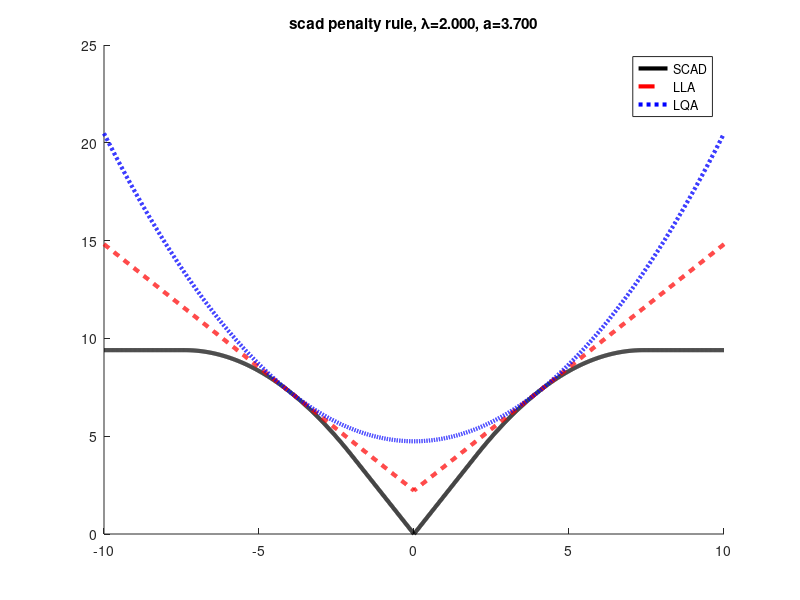

Write MATLAB code to recreate this figure. (Note: this script raises an error after producing the figure.)
%% LLA and LQA approximation - fig 1 of Zou & Li 2008
%
%%
function scadPlot()

z = -10:0.01:10;
a = 3.7; lambda = 2;

if 0
% Reproduce fig 1c of Fan & Li 2001
p = penalty(z, a, lambda);
figure;
plot(z, p, 'k-', 'linewidth', 3);
title(sprintf('scad penalty rule, %s=%5.3f, a=%5.3f', '\lambda', lambda, a))
printPmtkFigure('scadPenalty')
end


p = penalty(z, a, lambda);
figure; hold on
plot(z, p, 'k-', 'linewidth', 3);
pl = LLA(z, a, lambda, 4);
plot(z, pl, 'r--', 'linewidth', 3);
pq = LQA(z, a, lambda, 4);
plot(z, pq, 'b:', 'linewidth', 3);
title(sprintf('scad penalty rule, %s=%5.3f, a=%5.3f', '\lambda', lambda, a))
legend('SCAD', 'LLA', 'LQA')
printPmtkFigure('scadLLA')

if 0
% Reproduce fig 2c of Fan & Li 2001
z=-10:0.01:10;
theta = estimator(z, a, lambda);
figure;
plot(z, theta, 'k-', 'linewidth', 3);
hold on
plot(z, z, ':', 'linewidth', 2);
title(sprintf('scad thresholding rule, %s=%5.3f, a=%5.3f','\lambda', lambda, a))
printPmtkFigure('scadThreshold')
end

end

function th = estimator(z, a, lambda)
% equation 2.8 of their paper
th = zeros(size(z));
ndx = abs(z) <= 2*lambda;
zz = z(ndx);
th(ndx) = sign(zz).*soft(abs(zz) - lambda);

ndx = (abs(z) > 2*lambda) & (abs(z) <= a*lambda);
zz = z(ndx);
th(ndx) = ((a-1)*zz - sign(zz).*a*lambda)/(a-2);

ndx = abs(z)>a*lambda;
zz = z(ndx);
th(ndx) = zz;
end

function u = soft(x)
u = max(0,x);
end

function th=penalty(z, a, lambda)
% p612 of Clarke's book
th = zeros(size(z));
ndx = abs(z) <= lambda;
zz = z(ndx);
th(ndx) = lambda*abs(zz);

ndx = (abs(z) > lambda) & (abs(z) <= a*lambda);
zz = z(ndx);
th(ndx) = -(abs(zz).^2 - 2*a*lambda*abs(zz)+lambda^2)/(2*(a-1));

ndx = abs(z)>a*lambda;
th(ndx) = (a+1)*lambda^2/2;
end

function out = derivPenalty(z, a, lambda)
out = zeros(size(z));
ndx = z<=lambda;
out(ndx) = lambda;
ndx = z>lambda;
out(ndx) = lambda*soft(a*lambda-z)/((a-1)*lambda);
end


function out = LLA(z, a, lambda, bstar)
out = penalty(bstar, a, lambda) + ...
  derivPenalty(bstar, a, lambda)*(abs(z)-abs(bstar));
end

function out = LQA(z, a, lambda, bstar)
out = penalty(bstar, a, lambda) + ...
  0.5*derivPenalty(bstar, a, lambda)/abs(bstar)*(z.^2-bstar^2);
end
